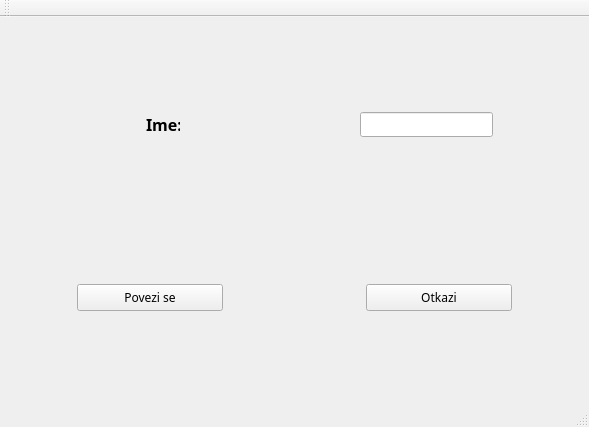
<?xml version="1.0" encoding="UTF-8"?>
<ui version="4.0">
 <class>MainWindow</class>
 <widget class="QMainWindow" name="MainWindow">
  <property name="geometry">
   <rect>
    <x>0</x>
    <y>0</y>
    <width>589</width>
    <height>427</height>
   </rect>
  </property>
  <property name="minimumSize">
   <size>
    <width>589</width>
    <height>427</height>
   </size>
  </property>
  <property name="maximumSize">
   <size>
    <width>589</width>
    <height>427</height>
   </size>
  </property>
  <property name="font">
   <font>
    <family>Segoe Print</family>
   </font>
  </property>
  <property name="windowTitle">
   <string/>
  </property>
  <widget class="QWidget" name="centralWidget">
   <property name="autoFillBackground">
    <bool>false</bool>
   </property>
   <layout class="QGridLayout" name="gridLayout">
    <item row="0" column="0">
     <layout class="QVBoxLayout" name="verticalLayout">
      <property name="spacing">
       <number>0</number>
      </property>
      <property name="sizeConstraint">
       <enum>QLayout::SetFixedSize</enum>
      </property>
      <property name="leftMargin">
       <number>10</number>
      </property>
      <property name="topMargin">
       <number>10</number>
      </property>
      <property name="rightMargin">
       <number>10</number>
      </property>
      <property name="bottomMargin">
       <number>10</number>
      </property>
      <item>
       <layout class="QHBoxLayout" name="horizontalLayout">
        <property name="spacing">
         <number>0</number>
        </property>
        <property name="leftMargin">
         <number>10</number>
        </property>
        <property name="topMargin">
         <number>10</number>
        </property>
        <property name="rightMargin">
         <number>10</number>
        </property>
        <property name="bottomMargin">
         <number>10</number>
        </property>
        <item alignment="Qt::AlignHCenter|Qt::AlignVCenter">
         <widget class="QLabel" name="labelName">
          <property name="minimumSize">
           <size>
            <width>34</width>
            <height>28</height>
           </size>
          </property>
          <property name="maximumSize">
           <size>
            <width>34</width>
            <height>28</height>
           </size>
          </property>
          <property name="font">
           <font>
            <family>Segoe Print</family>
            <pointsize>12</pointsize>
            <weight>75</weight>
            <bold>true</bold>
           </font>
          </property>
          <property name="text">
           <string>Ime:</string>
          </property>
         </widget>
        </item>
        <item alignment="Qt::AlignHCenter|Qt::AlignVCenter">
         <widget class="QLineEdit" name="lineEditName">
          <property name="enabled">
           <bool>true</bool>
          </property>
          <property name="minimumSize">
           <size>
            <width>133</width>
            <height>25</height>
           </size>
          </property>
          <property name="maximumSize">
           <size>
            <width>133</width>
            <height>25</height>
           </size>
          </property>
         </widget>
        </item>
       </layout>
      </item>
      <item>
       <layout class="QHBoxLayout" name="horizontalLayout_2">
        <property name="spacing">
         <number>50</number>
        </property>
        <property name="leftMargin">
         <number>10</number>
        </property>
        <property name="topMargin">
         <number>10</number>
        </property>
        <property name="rightMargin">
         <number>10</number>
        </property>
        <property name="bottomMargin">
         <number>10</number>
        </property>
        <item alignment="Qt::AlignHCenter|Qt::AlignVCenter">
         <widget class="QPushButton" name="connectButton">
          <property name="minimumSize">
           <size>
            <width>146</width>
            <height>27</height>
           </size>
          </property>
          <property name="maximumSize">
           <size>
            <width>146</width>
            <height>27</height>
           </size>
          </property>
          <property name="text">
           <string>Povezi se</string>
          </property>
         </widget>
        </item>
        <item alignment="Qt::AlignHCenter|Qt::AlignVCenter">
         <widget class="QPushButton" name="cancelButton">
          <property name="minimumSize">
           <size>
            <width>146</width>
            <height>27</height>
           </size>
          </property>
          <property name="maximumSize">
           <size>
            <width>146</width>
            <height>27</height>
           </size>
          </property>
          <property name="text">
           <string>Otkazi</string>
          </property>
         </widget>
        </item>
       </layout>
      </item>
     </layout>
    </item>
   </layout>
  </widget>
  <widget class="QMenuBar" name="menuBar">
   <property name="geometry">
    <rect>
     <x>0</x>
     <y>0</y>
     <width>589</width>
     <height>21</height>
    </rect>
   </property>
  </widget>
  <widget class="QToolBar" name="mainToolBar">
   <attribute name="toolBarArea">
    <enum>TopToolBarArea</enum>
   </attribute>
   <attribute name="toolBarBreak">
    <bool>false</bool>
   </attribute>
  </widget>
  <widget class="QStatusBar" name="statusBar"/>
 </widget>
 <layoutdefault spacing="6" margin="11"/>
 <resources/>
 <connections/>
</ui>
